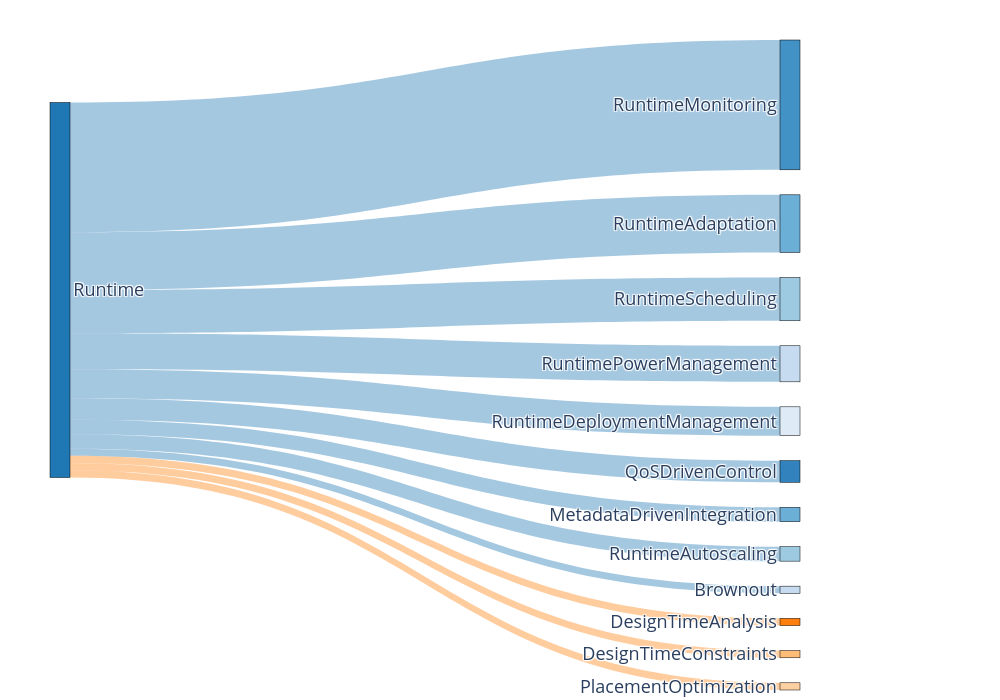

Write notebook code for a chart like this one.
### Markdown cell above
## Sankey Diagram - RQ1.1 (Version 2 - Runtime Focus)

### Code cell
import plotly.graph_objects as go

# Define nodes - Runtime approaches first, then Design-time approaches
nodes = [
    # Source node
    "Runtime",
    # Runtime Integration Approaches (1-9)
    "RuntimeMonitoring", "RuntimeAdaptation", "RuntimeScheduling", "RuntimePowerManagement",
    "RuntimeDeploymentManagement", "QoSDrivenControl", "MetadataDrivenIntegration",
    "RuntimeAutoscaling", "Brownout",
    # Design-time Integration Approaches (10-12)
    "DesignTimeAnalysis", "DesignTimeConstraints", "PlacementOptimization"
]

# Define links with color coding
runtime_links = [
    (0, 1, 18),   # Runtime -> RuntimeMonitoring
    (0, 2, 8),    # Runtime -> RuntimeAdaptation
    (0, 3, 6),    # Runtime -> RuntimeScheduling
    (0, 4, 5),    # Runtime -> RuntimePowerManagement
    (0, 5, 4),    # Runtime -> RuntimeDeploymentManagement
    (0, 6, 3),    # Runtime -> QoSDrivenControl
    (0, 7, 2),    # Runtime -> MetadataDrivenIntegration
    (0, 8, 2),    # Runtime -> RuntimeAutoscaling
    (0, 9, 1),    # Runtime -> Brownout
]

designtime_links = [
    (0, 10, 1),   # Runtime -> DesignTimeAnalysis
    (0, 11, 1),   # Runtime -> DesignTimeConstraints
    (0, 12, 1),   # Runtime -> PlacementOptimization
]

# Combine all links
all_links = runtime_links + designtime_links

# Create link colors - blue for runtime, orange for design-time
link_colors = ["rgba(31, 119, 180, 0.4)"] * len(runtime_links) + \
              ["rgba(255, 127, 14, 0.4)"] * len(designtime_links)

# Node colors - blue for source, blue shades for runtime approaches, orange shades for design-time
node_colors = ["#1f77b4"] + \
              ["#4292c6", "#6baed6", "#9ecae1", "#c6dbef", "#deebf7", 
               "#3182bd", "#6baed6", "#9ecae1", "#c6dbef"] + \
              ["#ff7f0e", "#ffbb78", "#fdd0a2"]

# Create the Sankey diagram
fig = go.Figure(data=[go.Sankey(
    node=dict(
        pad=25,
        thickness=20,
        line=dict(color="black", width=0.5),
        label=nodes,
        color=node_colors,
        align="right",

    ),
    link=dict(
        source=[link[0] for link in all_links],
        target=[link[1] for link in all_links],
        value=[link[2] for link in all_links],
        color=link_colors,
    )
)])

fig.update_layout(
    font_size=18,
    height=700,
    width=1000,
    margin=dict(l=50, r=200, t=40, b=10)
)

fig.show()

### Figure 1 — Plotly figure (JSON) as saved in the notebook; plotly's stock layout.template omitted (floating-point values rounded to 4 significant figures)
{"data": [{"link": {"color": ["rgba(31, 119, 180, 0.4)", "rgba(31, 119, 180, 0.4)", "rgba(31, 119, 180, 0.4)", "rgba(31, 119, 180, 0.4)", "rgba(31, 119, 180, 0.4)", "rgba(31, 119, 180, 0.4)", "rgba(31, 119, 180, 0.4)", "rgba(31, 119, 180, 0.4)", "rgba(31, 119, 180, 0.4)", "rgba(255, 127, 14, 0.4)", "rgba(255, 127, 14, 0.4)", "rgba(255, 127, 14, 0.4)"], "source": [0, 0, 0, 0, 0, 0, 0, 0, 0, 0, 0, 0], "target": [1, 2, 3, 4, 5, 6, 7, 8, 9, 10, 11, 12], "value": [18, 8, 6, 5, 4, 3, 2, 2, 1, 1, 1, 1]}, "node": {"align": "right", "color": ["#1f77b4", "#4292c6", "#6baed6", "#9ecae1", "#c6dbef", "#deebf7", "#3182bd", "#6baed6", "#9ecae1", "#c6dbef", "#ff7f0e", "#ffbb78", "#fdd0a2"], "label": ["Runtime", "RuntimeMonitoring", "RuntimeAdaptation", "RuntimeScheduling", "RuntimePowerManagement", "RuntimeDeploymentManagement", "QoSDrivenControl", "MetadataDrivenIntegration", "RuntimeAutoscaling", "Brownout", "DesignTimeAnalysis", "DesignTimeConstraints", "PlacementOptimization"], "line": {"color": "black", "width": 0.5}, "pad": 25, "thickness": 20}, "type": "sankey"}], "layout": {"font": {"size": 18}, "height": 700, "margin": {"b": 10, "l": 50, "r": 200, "t": 40}, "width": 1000}}
